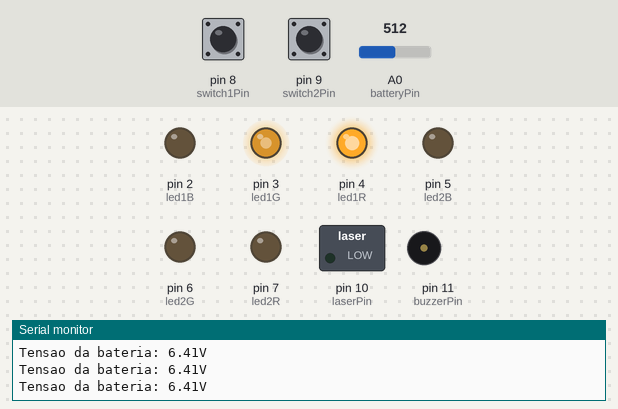
The sketch below on a simulated Arduino Uno, built with avr-gcc and run on an emulated ATmega328P. Shown: switched loads named in the sketch (green lamp = pin HIGH), output pins drawn as LEDs (lit = HIGH), buzzer (waves = sounding, pin HIGH), the last lines printed to the serial monitor. The inputs (shaded band) are chosen by the test bench; at power-on: A0 (batteryPin) = 512, pin 9 (switch2Pin) HIGH, pin 8 (switch1Pin) HIGH.

Above: at 1.2 s.
1.3 s: A0 (batteryPin) set to 545
4.3 s: A0 (batteryPin) set to 577
At 5.5 s:
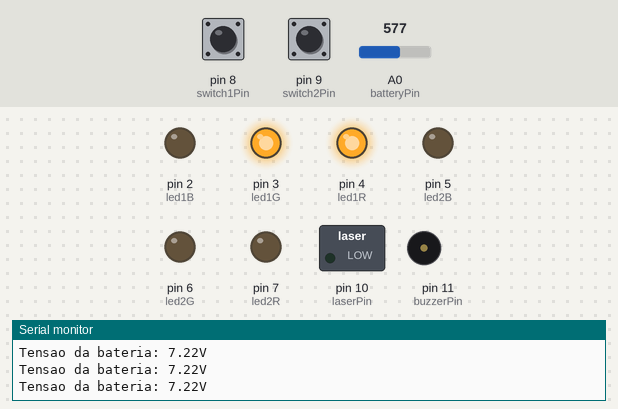
5.8 s: pin 9 (switch2Pin) pulled LOW for 0.15 s
At 6.6 s:
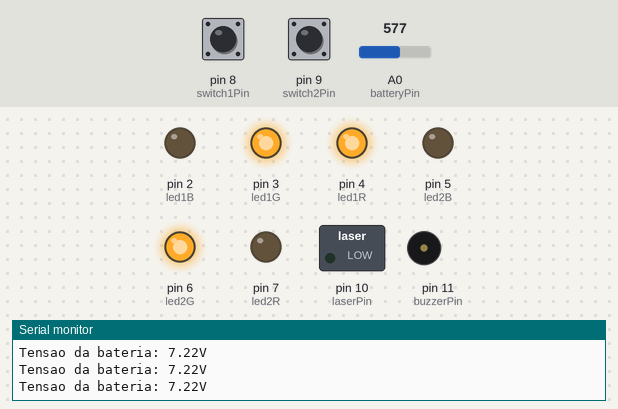
7.4 s: pin 8 (switch1Pin) pulled LOW for 0.15 s
At 8.1 s:
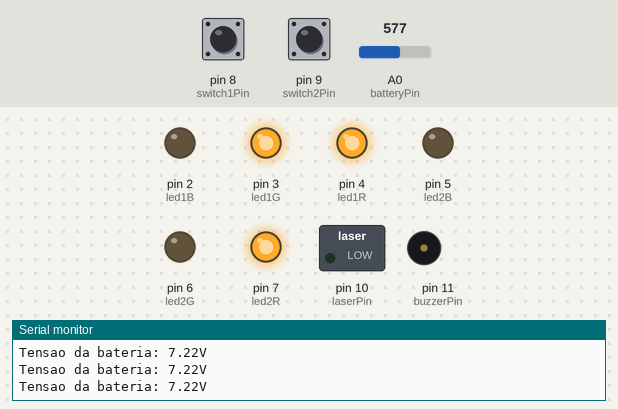
9.0 s: A0 (batteryPin) set to 511
At 10.2 s:
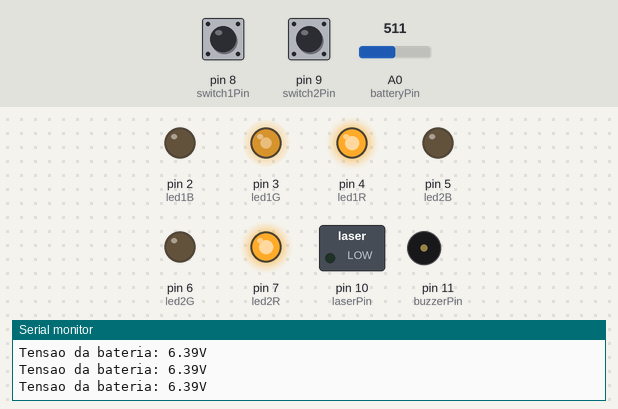
10.5 s: pin 9 (switch2Pin) pulled LOW for 1 s
At 11.1 s:
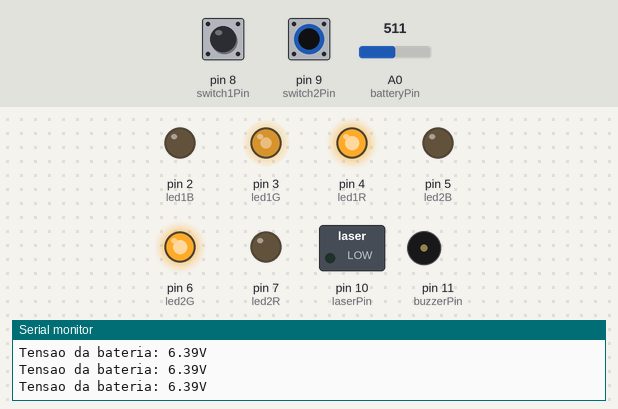
Timing chart, 0 to 13.5 s (numbered marks = the images above; inputs shaded):
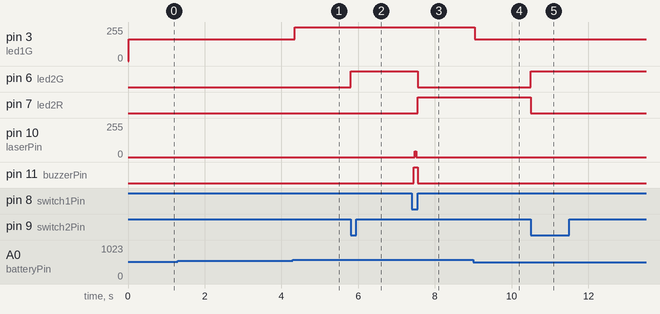

Measured:
- the behaviour switches between 559 and 560 on A0 (batteryPin) (found by bisection; images 0 and 1)
- after the input at 4.3 s, pin 3 (led1G): 165/255 → 255/255 after 0.05 s
- after the input at 5.8 s, pin 6 (led2G): LOW → HIGH at once
- after the input at 7.4 s, pin 6 (led2G): HIGH → LOW after 0.15 s; pin 7 (led2R): LOW → HIGH after 0.15 s; pin 10 (laserPin): 0/255 → 44/255 after 0.07 s, → 0/255 0.04 s later; pin 11 (buzzerPin): LOW → HIGH after 0.05 s, → LOW 0.10 s later
- after the input at 9.0 s, pin 3 (led1G): 255/255 → 165/255 at once
- after the input at 10.5 s, pin 6 (led2G): LOW → HIGH at once; pin 7 (led2R): HIGH → LOW at once

The sketch:

laser__1_.ino
```cpp
// Biblioteca para comunicação serial
#include <Arduino.h>

// Define os pinos para os LEDs RGB (led1 e led2), o diodo laser e o buzzer
const int led1R = 4;
const int led1G = 3;
const int led1B = 2;
const int led2R = 7;
const int led2G = 6;
const int led2B = 5;
const int laserPin = 10;
const int buzzerPin = 11;

// Define os pinos para os switches
const int switch1Pin = 8;
const int switch2Pin = 9;

// Define a variável para monitorar a bateria e os valores para os resistores do divisor de tensão
const int batteryPin = A0;
const float R1 = 3000.0;
const float R2 = 5000.0;

// Variável booleana para controle do disparo
bool em_disparo = false;

//float onTime = 12.5; //valor real

float onTime = 7.1; // valor para a simulação


void setup() {
  // Inicializa a comunicação serial
  Serial.begin(9600);

  // Configura os pinos dos LEDs RGB como saída
  pinMode(led1R, OUTPUT);
  pinMode(led1G, OUTPUT);
  pinMode(led1B, OUTPUT);
  pinMode(led2R, OUTPUT);
  pinMode(led2G, OUTPUT);
  pinMode(led2B, OUTPUT);

  // Configura os pinos dos switches como entrada com pull-up interno ativado
  pinMode(switch1Pin, INPUT_PULLUP);
  pinMode(switch2Pin, INPUT_PULLUP);

  // Configura os pinos do diodo laser e do buzzer como saída
  pinMode(laserPin, OUTPUT);
  pinMode(buzzerPin, OUTPUT);

  // Inicialmente, o led1 deve acender vermelho
  setColorRGB(led1R, led1G, led1B, 255, 0, 0);

  // Mostra as informações iniciais no monitor serial
  Serial.println("Sistema iniciado.");
  Serial.println("Led1 ligado em vermelho.");


  // Mostra as informações iniciais no monitor serial

  Serial.print("On time: ");
  Serial.println(onTime);

}

void loop() {
  // Leitura da tensão da bateria
  float voltage = readBatteryVoltage();

  // Mostra a tensão da bateria no monitor serial
  Serial.print("Tensao da bateria: ");
  Serial.print(voltage);
  Serial.println("V");

  // Verifica a tensão lida e controla o LED RGB led1
  if (voltage >= 8.0) {
    setColorRGB(led1R, led1G, led1B, 0, 255, 0); // Verde
  } else if (voltage >= 7.0) {
    setColorRGB(led1R, led1G, led1B, 255, 255, 0); // Amarelo
  } else if (voltage >= 6.0) {
    setColorRGB(led1R, led1G, led1B, 255, 165, 0); // Laranja
  } else if (voltage >= 5.0) {
    setColorRGB(led1R, led1G, led1B, 255, 0, 0); // Vermelho
  }

  // Verifica se o Switch1 foi pressionado e a variável em_disparo é false
  if (digitalRead(switch1Pin) == LOW && !em_disparo) {
    // Nada deve acontecer neste caso
  }
  // Verifica se o Switch1 foi pressionado e a variável em_disparo é true
  else if (digitalRead(switch1Pin) == LOW && em_disparo) {


    delay(6); //Delay de 6 millisegundos entre a leitura do microswitch e o disparo do laser
    uIPMSignal();

    em_disparo = false; // Reseta a variável em_disparo
    // Aciona o buzzer simulando um tiro
    digitalWrite(buzzerPin, HIGH);
    delay(100);
    digitalWrite(buzzerPin, LOW);
    setColorRGB(led2R, led2G, led2B, 255, 0, 0); // led2 fica em vermelho
    // Mostra o resultado do disparo no monitor serial
    Serial.println("Disparo concluido.");
    Serial.println("Led2 ligado em vermelho.");
  }

  // Verifica se o Switch2 foi acionado e a variável em_disparo é false
  if (digitalRead(switch2Pin) == LOW && !em_disparo) {
    em_disparo = true; // Define a variável em_disparo como true
    setColorRGB(led2R, led2G, led2B, 0, 255, 0); // led2 fica em verde

    // Mostra o resultado do acionamento do Switch2 no monitor serial
    Serial.println("Switch2 acionado.");
    Serial.println("Led2 ligado em verde.");
  }
}

// Função para definir as cores dos LEDs RGB
void setColorRGB(int pinR, int pinG, int pinB, int redValue, int greenValue, int blueValue) {
  analogWrite(pinR, redValue);
  analogWrite(pinG, greenValue);
  analogWrite(pinB, blueValue);
}

// Função para ler a tensão da bateria
float readBatteryVoltage() {
  int sensorValue = analogRead(batteryPin);
  float voltage = sensorValue * (8.0 / 1023.0) * (R1 + R2) / R2;
  return voltage;
}


void uIPMSignal() {
  //S-11010111 - 15.6ms
  sequenciaInicial(); //2.4ms + 0.6ms = 3ms

  umLogico(true); //1.2ms + 0.6ms = 1.8ms
  umLogico(true); //1.2ms + 0.6ms = 1.8ms
  zeroLogico();  //0.6ms + 0.6ms = 1.2ms
  umLogico(true); //1.2ms + 0.6ms = 1.8ms
  zeroLogico();  //0.6ms + 0.6ms = 1.2ms
  umLogico(true); //1.2ms + 0.6ms = 1.8ms
  umLogico(true); //1.2ms + 0.6ms = 1.8ms
  umLogico(false); //1.2ms = 1.2ms

  //TOTAL: 15.6ms
}

void sequenciaInicial() {

  for (int x = 0; x <= 96; x++) { //duracao 2.4ms
    // Gera o sinal de onda quadrada por 25 ms (12,5 us em HIGH e 12,5 us em LOW)
    digitalWrite(laserPin, HIGH);
    delayMicroseconds(onTime);
    digitalWrite(laserPin, LOW);
    delayMicroseconds(onTime);
  }

  //intervalo
  delayMicroseconds(600);//0.6ms


}


void umLogico(boolean atraso) {

  for (int x = 0; x <= 48; x++) { //duracao 1.2ms
    // Gera o sinal de onda quadrada por 25 ms (12,5 us em HIGH e 12,5 us em LOW)
    digitalWrite(laserPin, HIGH);
    delayMicroseconds(onTime);
    digitalWrite(laserPin, LOW);
    delayMicroseconds(onTime);
  }

  //intervalo
  if (atraso)
    delayMicroseconds(600);//0.6ms


}

void zeroLogico() {

  for (int x = 0; x <= 24; x++) { //duracao 0.6ms
    // Gera o sinal de onda quadrada por 25 ms (12,5 us em HIGH e 12,5 us em LOW)
    digitalWrite(laserPin, HIGH);
    delayMicroseconds(onTime);
    digitalWrite(laserPin, LOW);
    delayMicroseconds(onTime);
  }

  //intervalo
  delayMicroseconds(600);//0.6ms


}


void constante(int repeticoes) {
  for (int x = 0; x <= repeticoes; x++) {
    // Gera o sinal de onda quadrada por 25 ms (12,5 us em HIGH e 12,5 us em LOW)
    digitalWrite(laserPin, HIGH);
    delayMicroseconds(onTime);
    digitalWrite(laserPin, LOW);
    delayMicroseconds(onTime);
  }
}
```
